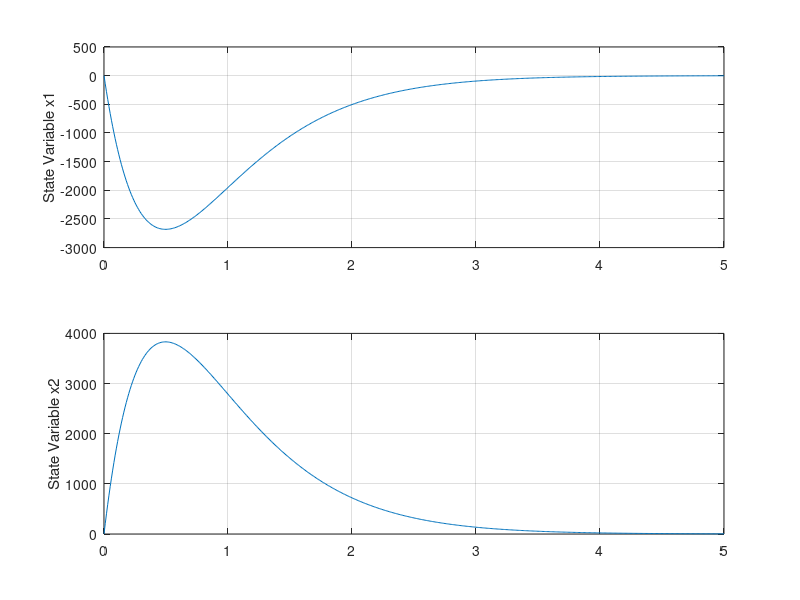

MATLAB code for this plot:
A = [-5.1193e-08 -0.0535; -1.8571 -1.2236];
B = [-0.227147; 0.324495];
C = [1 0];
D = 0;
Pc = [-2+j*0.3 -2-j*0.3];
Kc = place(A,B,Pc)
sys = ss(A-B*Kc, eye(2), eye(2), eye(2)); 
t= 0:0.01:5; 
x = initial(sys, [0.227147; 1.675505], t); 
x1 = [1,0]*x'; 
x2 = [0,1]*x';

title('Response of Controller to Initial Condition');
subplot(2,1,1); 
plot(t,x1);
ylabel('State Variable x1');
grid
subplot(2,1,2); 
plot(t,x2);
ylabel('State Variable x2');
grid 

%k=Kc; 
%open('controller') 
%sim('controller')